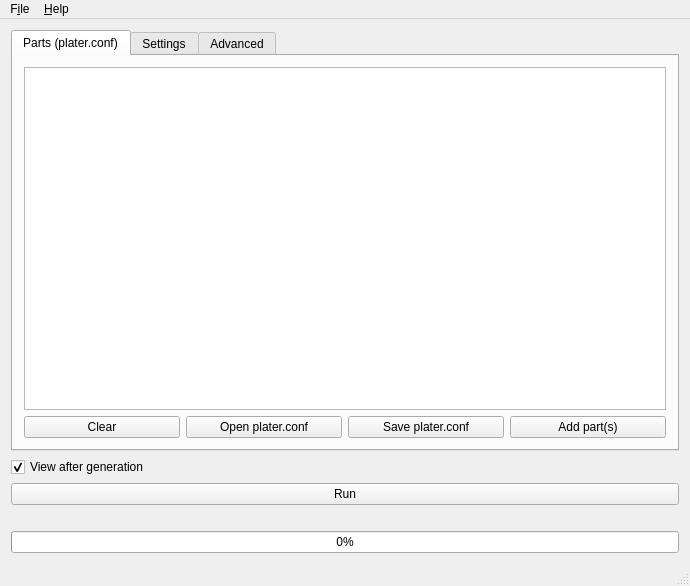
<?xml version="1.0" encoding="UTF-8"?>
<ui version="4.0">
 <class>MainWindow</class>
 <widget class="QMainWindow" name="MainWindow">
  <property name="geometry">
   <rect>
    <x>0</x>
    <y>0</y>
    <width>690</width>
    <height>586</height>
   </rect>
  </property>
  <property name="windowTitle">
   <string>MainWindow</string>
  </property>
  <property name="windowIcon">
   <iconset resource="icons.qrc">
    <normaloff>:/icon/img/plater.png</normaloff>:/icon/img/plater.png</iconset>
  </property>
  <widget class="QWidget" name="main">
   <layout class="QVBoxLayout" name="verticalLayout">
    <item>
     <widget class="QTabWidget" name="Advanced">
      <property name="currentIndex">
       <number>0</number>
      </property>
      <widget class="QWidget" name="tab">
       <attribute name="title">
        <string>Parts (plater.conf)</string>
       </attribute>
       <layout class="QVBoxLayout" name="verticalLayout_4">
        <item>
         <widget class="PartsList" name="parts"/>
        </item>
        <item>
         <layout class="QHBoxLayout" name="horizontalLayout_4">
          <item>
           <widget class="QPushButton" name="clearButton">
            <property name="text">
             <string>Clear</string>
            </property>
            <property name="icon">
             <iconset resource="icons.qrc">
              <normaloff>:/icon/img/clear.png</normaloff>:/icon/img/clear.png</iconset>
            </property>
           </widget>
          </item>
          <item>
           <widget class="QPushButton" name="openButton">
            <property name="text">
             <string>Open plater.conf</string>
            </property>
            <property name="icon">
             <iconset resource="icons.qrc">
              <normaloff>:/icon/img/open.png</normaloff>:/icon/img/open.png</iconset>
            </property>
           </widget>
          </item>
          <item>
           <widget class="QPushButton" name="saveButton">
            <property name="text">
             <string>Save plater.conf</string>
            </property>
            <property name="icon">
             <iconset resource="icons.qrc">
              <normaloff>:/icon/img/save.png</normaloff>:/icon/img/save.png</iconset>
            </property>
           </widget>
          </item>
          <item>
           <widget class="QPushButton" name="partBrowse">
            <property name="text">
             <string>Add part(s)</string>
            </property>
            <property name="icon">
             <iconset resource="icons.qrc">
              <normaloff>:/icon/img/part.png</normaloff>:/icon/img/part.png</iconset>
            </property>
           </widget>
          </item>
         </layout>
        </item>
       </layout>
      </widget>
      <widget class="QWidget" name="tab_2">
       <attribute name="title">
        <string>Settings</string>
       </attribute>
       <layout class="QVBoxLayout" name="verticalLayout_3">
        <item>
         <layout class="QVBoxLayout" name="settings">
          <item>
           <layout class="QHBoxLayout" name="horizontalLayout">
            <item>
             <widget class="QLabel" name="label">
              <property name="text">
               <string>Plate size:</string>
              </property>
             </widget>
            </item>
            <item>
             <widget class="QLineEdit" name="plateWidth">
              <property name="text">
               <string>150</string>
              </property>
             </widget>
            </item>
            <item>
             <widget class="QLabel" name="label_2">
              <property name="text">
               <string>x</string>
              </property>
             </widget>
            </item>
            <item>
             <widget class="QLineEdit" name="plateHeight">
              <property name="text">
               <string>150</string>
              </property>
             </widget>
            </item>
            <item>
             <widget class="QLabel" name="label_3">
              <property name="text">
               <string>mm</string>
              </property>
             </widget>
            </item>
           </layout>
          </item>
          <item>
           <layout class="QHBoxLayout" name="horizontalLayout_9">
            <item>
             <widget class="QCheckBox" name="circularPlate">
              <property name="text">
               <string>The plate is circular, with a diameter of </string>
              </property>
             </widget>
            </item>
            <item>
             <widget class="QLineEdit" name="diameter">
              <property name="text">
               <string>150</string>
              </property>
             </widget>
            </item>
            <item>
             <widget class="QLabel" name="label_13">
              <property name="text">
               <string>mm</string>
              </property>
             </widget>
            </item>
           </layout>
          </item>
          <item>
           <layout class="QHBoxLayout" name="horizontalLayout_2">
            <item>
             <widget class="QLabel" name="label_6">
              <property name="text">
               <string>Output directory:</string>
              </property>
             </widget>
            </item>
            <item>
             <widget class="QLineEdit" name="outputDirectory">
              <property name="text">
               <string>./</string>
              </property>
             </widget>
            </item>
            <item>
             <widget class="QPushButton" name="outputDirectoryButton">
              <property name="text">
               <string>Browse...</string>
              </property>
             </widget>
            </item>
           </layout>
          </item>
         </layout>
        </item>
        <item>
         <spacer name="verticalSpacer">
          <property name="orientation">
           <enum>Qt::Vertical</enum>
          </property>
          <property name="sizeHint" stdset="0">
           <size>
            <width>20</width>
            <height>40</height>
           </size>
          </property>
         </spacer>
        </item>
       </layout>
      </widget>
      <widget class="QWidget" name="tab_3">
       <attribute name="title">
        <string>Advanced</string>
       </attribute>
       <layout class="QVBoxLayout" name="verticalLayout_2">
        <item>
         <layout class="QHBoxLayout" name="horizontalLayout_5">
          <item>
           <widget class="QLabel" name="label_7">
            <property name="text">
             <string>Parts Spacing:</string>
            </property>
           </widget>
          </item>
          <item>
           <widget class="QLineEdit" name="spacing">
            <property name="text">
             <string>1.5</string>
            </property>
           </widget>
          </item>
          <item>
           <widget class="QLabel" name="label_8">
            <property name="text">
             <string>mm, Precision:</string>
            </property>
           </widget>
          </item>
          <item>
           <widget class="QLineEdit" name="precision">
            <property name="text">
             <string>0.5</string>
            </property>
           </widget>
          </item>
          <item>
           <widget class="QLabel" name="label_9">
            <property name="text">
             <string>mm</string>
            </property>
           </widget>
          </item>
         </layout>
        </item>
        <item>
         <layout class="QHBoxLayout" name="horizontalLayout_6">
          <item>
           <widget class="QLabel" name="label_5">
            <property name="text">
             <string>Brute-force spacing:</string>
            </property>
           </widget>
          </item>
          <item>
           <widget class="QLineEdit" name="bruteForceSpacing">
            <property name="text">
             <string>1</string>
            </property>
           </widget>
          </item>
          <item>
           <widget class="QLabel" name="label_10">
            <property name="text">
             <string>mm</string>
            </property>
           </widget>
          </item>
         </layout>
        </item>
        <item>
         <layout class="QHBoxLayout" name="horizontalLayout_8">
          <item>
           <widget class="QLabel" name="label_12">
            <property name="text">
             <string>Brute-force angle delta: </string>
            </property>
           </widget>
          </item>
          <item>
           <widget class="QLineEdit" name="bruteForceAngle">
            <property name="text">
             <string>90</string>
            </property>
           </widget>
          </item>
         </layout>
        </item>
        <item>
         <layout class="QHBoxLayout" name="horizontalLayout_10">
          <item>
           <widget class="QLabel" name="label_14">
            <property name="text">
             <string>Threads:</string>
            </property>
           </widget>
          </item>
          <item>
           <widget class="QLineEdit" name="nbThreads">
            <property name="text">
             <string>1</string>
            </property>
           </widget>
          </item>
         </layout>
        </item>
        <item>
         <layout class="QHBoxLayout" name="horizontalLayout_11">
          <item>
           <widget class="QLabel" name="label_15">
            <property name="text">
             <string>Sort mode:</string>
            </property>
           </widget>
          </item>
          <item>
           <widget class="QRadioButton" name="singleSort">
            <property name="text">
             <string>Single (just decreasing surface)</string>
            </property>
            <property name="checked">
             <bool>true</bool>
            </property>
            <attribute name="buttonGroup">
             <string notr="true">buttonGroup</string>
            </attribute>
           </widget>
          </item>
          <item>
           <widget class="QRadioButton" name="multipleSort">
            <property name="text">
             <string>Multiple (tr&amp;y multiple sorts)</string>
            </property>
            <attribute name="buttonGroup">
             <string notr="true">buttonGroup</string>
            </attribute>
           </widget>
          </item>
         </layout>
        </item>
        <item>
         <layout class="QHBoxLayout" name="horizontalLayout_7">
          <item>
           <widget class="QLabel" name="label_11">
            <property name="text">
             <string>Random iterations:</string>
            </property>
           </widget>
          </item>
          <item>
           <widget class="QLineEdit" name="randomIterations">
            <property name="text">
             <string>3</string>
            </property>
           </widget>
          </item>
         </layout>
        </item>
        <item>
         <layout class="QHBoxLayout" name="horizontalLayout_3">
          <item>
           <widget class="QLabel" name="label_4">
            <property name="text">
             <string>Output type:</string>
            </property>
           </widget>
          </item>
          <item>
           <widget class="QRadioButton" name="stlRadio">
            <property name="text">
             <string>STL</string>
            </property>
            <property name="checked">
             <bool>true</bool>
            </property>
            <attribute name="buttonGroup">
             <string notr="true">buttonGroup_2</string>
            </attribute>
           </widget>
          </item>
          <item>
           <widget class="QRadioButton" name="ppmRadio">
            <property name="text">
             <string>PPM</string>
            </property>
            <attribute name="buttonGroup">
             <string notr="true">buttonGroup_2</string>
            </attribute>
           </widget>
          </item>
         </layout>
        </item>
        <item>
         <layout class="QHBoxLayout" name="horizontalLayout_12">
          <item>
           <widget class="QCheckBox" name="outputCsv">
            <property name="text">
             <string>Output plates.csv</string>
            </property>
           </widget>
          </item>
         </layout>
        </item>
        <item>
         <spacer name="verticalSpacer_2">
          <property name="orientation">
           <enum>Qt::Vertical</enum>
          </property>
          <property name="sizeHint" stdset="0">
           <size>
            <width>20</width>
            <height>40</height>
           </size>
          </property>
         </spacer>
        </item>
       </layout>
      </widget>
     </widget>
    </item>
    <item>
     <widget class="QCheckBox" name="viewAfter">
      <property name="text">
       <string>View after generation</string>
      </property>
      <property name="checked">
       <bool>true</bool>
      </property>
     </widget>
    </item>
    <item>
     <widget class="QPushButton" name="runButton">
      <property name="text">
       <string>Run</string>
      </property>
      <property name="icon">
       <iconset resource="icons.qrc">
        <normaloff>:/icon/img/gears.png</normaloff>:/icon/img/gears.png</iconset>
      </property>
     </widget>
    </item>
    <item>
     <widget class="QLabel" name="message">
      <property name="text">
       <string/>
      </property>
     </widget>
    </item>
    <item>
     <widget class="QProgressBar" name="progressBar">
      <property name="value">
       <number>0</number>
      </property>
     </widget>
    </item>
   </layout>
  </widget>
  <widget class="QStatusBar" name="statusBar"/>
  <widget class="QMenuBar" name="menuBar">
   <property name="geometry">
    <rect>
     <x>0</x>
     <y>0</y>
     <width>690</width>
     <height>20</height>
    </rect>
   </property>
   <widget class="QMenu" name="menuAbout">
    <property name="tearOffEnabled">
     <bool>false</bool>
    </property>
    <property name="title">
     <string>&amp;Help</string>
    </property>
    <property name="separatorsCollapsible">
     <bool>false</bool>
    </property>
    <addaction name="actionAbout"/>
   </widget>
   <widget class="QMenu" name="menuFile">
    <property name="title">
     <string>F&amp;ile</string>
    </property>
    <addaction name="actionOpen_plater_conf"/>
    <addaction name="actionSave"/>
    <addaction name="actionAdd_parts"/>
    <addaction name="separator"/>
    <addaction name="actionSave_configuration"/>
    <addaction name="actionLoad_configuration"/>
    <addaction name="separator"/>
    <addaction name="actionQuit"/>
   </widget>
   <addaction name="menuFile"/>
   <addaction name="menuAbout"/>
  </widget>
  <action name="actionAbout">
   <property name="text">
    <string>&amp;About</string>
   </property>
  </action>
  <action name="actionOpen_plater_conf">
   <property name="text">
    <string>&amp;Open plater.conf...</string>
   </property>
   <property name="shortcut">
    <string>Ctrl+O</string>
   </property>
  </action>
  <action name="actionAdd_parts">
   <property name="text">
    <string>&amp;Add parts</string>
   </property>
   <property name="shortcut">
    <string>Ctrl+P</string>
   </property>
  </action>
  <action name="actionQuit">
   <property name="text">
    <string>&amp;Quit</string>
   </property>
   <property name="shortcut">
    <string>Ctrl+Q</string>
   </property>
  </action>
  <action name="actionSave">
   <property name="text">
    <string>&amp;Save plater.conf</string>
   </property>
   <property name="shortcut">
    <string>Ctrl+S</string>
   </property>
  </action>
  <action name="actionSave_configuration">
   <property name="text">
    <string>Save config.json</string>
   </property>
  </action>
  <action name="actionLoad_configuration">
   <property name="text">
    <string>Load config.json</string>
   </property>
  </action>
 </widget>
 <layoutdefault spacing="6" margin="11"/>
 <customwidgets>
  <customwidget>
   <class>PartsList</class>
   <extends>QTextEdit</extends>
   <header>partslist.h</header>
  </customwidget>
 </customwidgets>
 <resources>
  <include location="icons.qrc"/>
 </resources>
 <connections/>
 <buttongroups>
  <buttongroup name="buttonGroup_2"/>
  <buttongroup name="buttonGroup"/>
 </buttongroups>
</ui>
